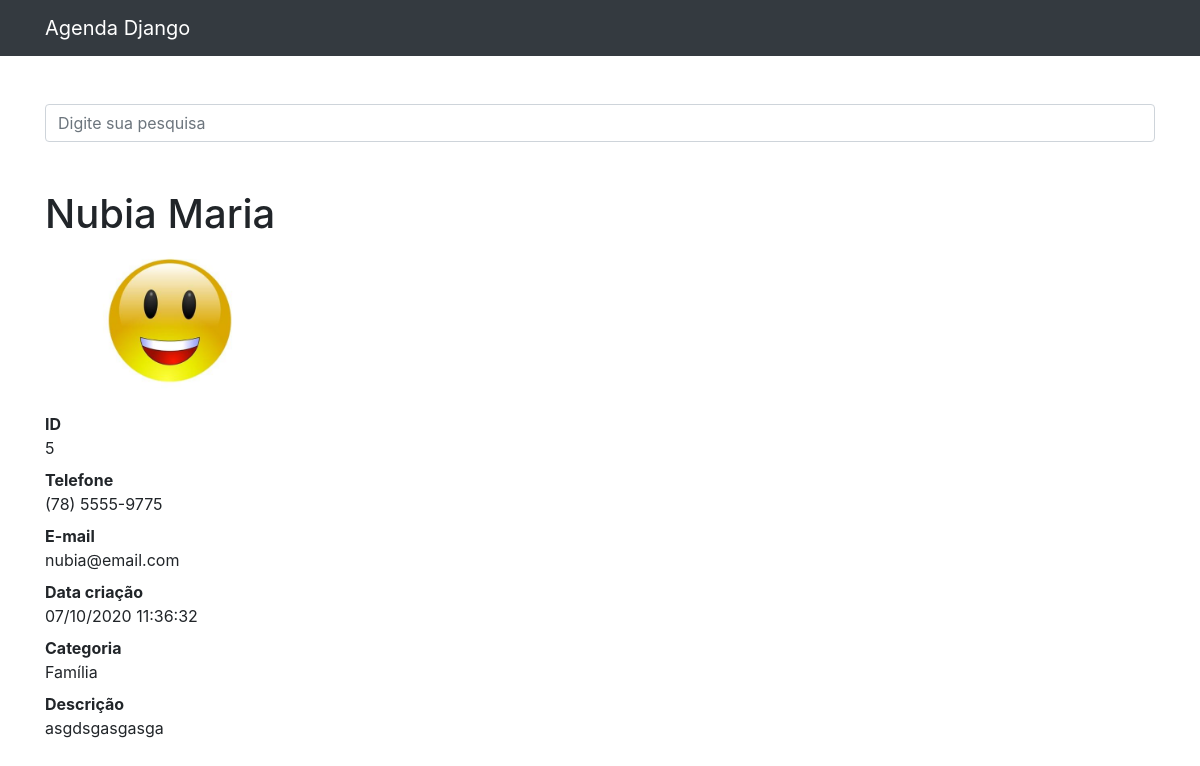
The page /5 on the database its author committed.
### contatos/models.py (models this page shows, shortened)
class Contato(models.Model):
    nome = models.CharField(max_length=255)
    sobrenome = models.CharField(max_length=255, blank=True)
    telefone = models.CharField(max_length=255)
    email = models.CharField(max_length=255, blank=True)
    data_criacao = models.DateTimeField(default=timezone.now)
    descricao = models.TextField(blank=True)
    categoria = models.ForeignKey(Categoria, on_delete=models.DO_NOTHING)
    mostrar = models.BooleanField(default=True)
    foto = models.ImageField(blank=True, upload_to='fotos/%Y/%m/')

class Categoria(models.Model):
    nome = models.CharField(max_length=255)
    def __str__(self):
        return self.nome

### contatos/views.py (the view)
# urls.py: path('<int:contato_id>', views.ver_contato, name='ver_contato'),
def ver_contato(request, contato_id):
    contato = get_object_or_404(Contato, id=contato_id)
    if not contato.mostrar:
        raise Http404()
    return render(request, 'contatos/ver_contato.html', {
        'contato': contato,
    })

### contatos/templates/contatos/ver_contato.html (shortened to what this page needs)
{% extends 'base.html'%}
{%block conteudo%}
<h1 class="mt-5">{{ contato.nome  }} {{ contato.sobrenome  }}</h1>
{% if contato.foto %}
<p>
    <img src="{{ contato.foto.url}}" style="max-width: 250px; height: auto;">
</p>
{% endif %}
<dl>
    <dt>ID</dt>
    <dd>{{ contato.id }}</dd>
    <dt>Telefone</dt>
    <dd>{{ contato.telefone }}</dd>
    <dt>E-mail</dt>
    <dd>{{ contato.email }}</dd>
    <dt>Data criação</dt>
    <dd>{{ contato.data_criacao|date:'d/m/Y H:i:s' }}</dd>
    <dt>Categoria</dt>
    <dd>{{ contato.categoria }}</dd>
    <dt>Descrição</dt>
    <dd>
        {{ contato.descricao }}
    </dd>
</dl>
{%endblock%}

### rows shown on the page
Contato: nome "Nubia", sobrenome "Maria", foto (picture), id "5", telefone "(78) 5555-9775", email "nubia@email.com", data_criacao "07/10/2020 11:36:32", categoria "Família", descricao "asgdsgasgasga"
